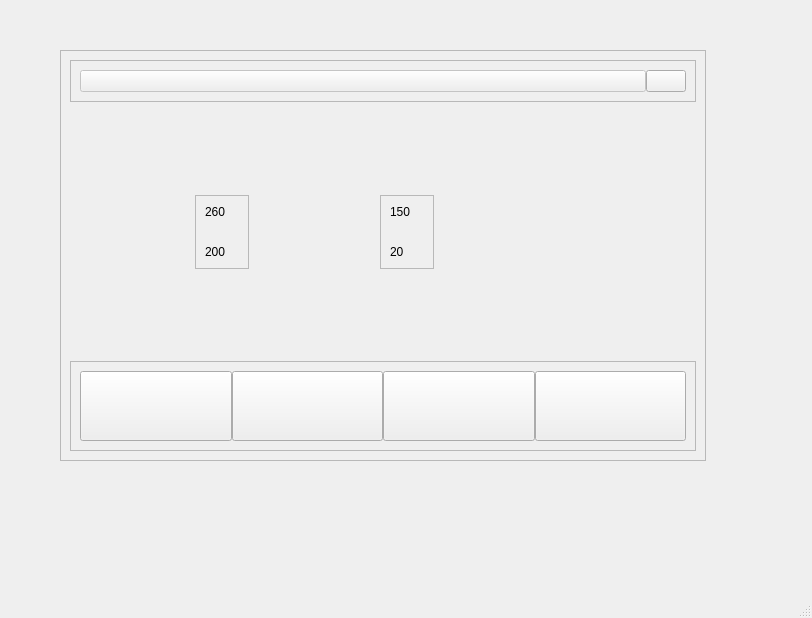
<?xml version="1.0" encoding="UTF-8"?>
<ui version="4.0">
 <class>MainWindow</class>
 <widget class="QMainWindow" name="MainWindow">
  <property name="geometry">
   <rect>
    <x>0</x>
    <y>0</y>
    <width>812</width>
    <height>618</height>
   </rect>
  </property>
  <property name="sizePolicy">
   <sizepolicy hsizetype="Preferred" vsizetype="Preferred">
    <horstretch>0</horstretch>
    <verstretch>0</verstretch>
   </sizepolicy>
  </property>
  <property name="windowTitle">
   <string notr="true">MainWindow</string>
  </property>
  <property name="windowIcon">
   <iconset resource="icons.qrc">
    <normaloff>:/images/images/wifi.png</normaloff>:/images/images/wifi.png</iconset>
  </property>
  <property name="documentMode">
   <bool>false</bool>
  </property>
  <widget class="QWidget" name="centralwidget">
   <widget class="QFrame" name="frame">
    <property name="geometry">
     <rect>
      <x>60</x>
      <y>50</y>
      <width>646</width>
      <height>411</height>
     </rect>
    </property>
    <property name="sizePolicy">
     <sizepolicy hsizetype="Expanding" vsizetype="Fixed">
      <horstretch>0</horstretch>
      <verstretch>0</verstretch>
     </sizepolicy>
    </property>
    <property name="frameShape">
     <enum>QFrame::StyledPanel</enum>
    </property>
    <property name="frameShadow">
     <enum>QFrame::Raised</enum>
    </property>
    <layout class="QGridLayout" name="gridLayout_5">
     <item row="0" column="0" colspan="8">
      <widget class="QFrame" name="frame_3">
       <property name="frameShape">
        <enum>QFrame::StyledPanel</enum>
       </property>
       <property name="frameShadow">
        <enum>QFrame::Raised</enum>
       </property>
       <layout class="QGridLayout" name="gridLayout_2">
        <property name="sizeConstraint">
         <enum>QLayout::SetDefaultConstraint</enum>
        </property>
        <item row="0" column="0">
         <layout class="QHBoxLayout" name="horizontalLayout_3">
          <property name="spacing">
           <number>0</number>
          </property>
          <item>
           <widget class="QPushButton" name="pushButton_6">
            <property name="enabled">
             <bool>false</bool>
            </property>
            <property name="sizePolicy">
             <sizepolicy hsizetype="Expanding" vsizetype="Fixed">
              <horstretch>0</horstretch>
              <verstretch>0</verstretch>
             </sizepolicy>
            </property>
            <property name="minimumSize">
             <size>
              <width>450</width>
              <height>0</height>
             </size>
            </property>
            <property name="text">
             <string/>
            </property>
            <property name="iconSize">
             <size>
              <width>20</width>
              <height>20</height>
             </size>
            </property>
           </widget>
          </item>
          <item>
           <widget class="QPushButton" name="pushButton_5">
            <property name="sizePolicy">
             <sizepolicy hsizetype="Fixed" vsizetype="Fixed">
              <horstretch>0</horstretch>
              <verstretch>0</verstretch>
             </sizepolicy>
            </property>
            <property name="text">
             <string/>
            </property>
            <property name="icon">
             <iconset resource="icons.qrc">
              <normaloff>:/images/images/wifi.png</normaloff>:/images/images/wifi.png</iconset>
            </property>
           </widget>
          </item>
         </layout>
        </item>
       </layout>
      </widget>
     </item>
     <item row="1" column="1">
      <spacer name="verticalSpacer">
       <property name="orientation">
        <enum>Qt::Vertical</enum>
       </property>
       <property name="sizeHint" stdset="0">
        <size>
         <width>20</width>
         <height>18</height>
        </size>
       </property>
      </spacer>
     </item>
     <item row="1" column="4">
      <spacer name="verticalSpacer_2">
       <property name="orientation">
        <enum>Qt::Vertical</enum>
       </property>
       <property name="sizeHint" stdset="0">
        <size>
         <width>20</width>
         <height>18</height>
        </size>
       </property>
      </spacer>
     </item>
     <item row="2" column="0">
      <spacer name="horizontalSpacer_3">
       <property name="orientation">
        <enum>Qt::Horizontal</enum>
       </property>
       <property name="sizeHint" stdset="0">
        <size>
         <width>28</width>
         <height>20</height>
        </size>
       </property>
      </spacer>
     </item>
     <item row="2" column="1">
      <widget class="QFrame" name="frame_4">
       <property name="frameShape">
        <enum>QFrame::StyledPanel</enum>
       </property>
       <property name="frameShadow">
        <enum>QFrame::Raised</enum>
       </property>
       <layout class="QGridLayout" name="gridLayout_3">
        <item row="0" column="0">
         <layout class="QVBoxLayout" name="verticalLayout_2">
          <item>
           <widget class="QLabel" name="label_5">
            <property name="text">
             <string>260</string>
            </property>
           </widget>
          </item>
          <item>
           <widget class="QLabel" name="label_2">
            <property name="text">
             <string/>
            </property>
            <property name="pixmap">
             <pixmap resource="icons.qrc">:/images/images/3d-printing-nozzle-24.png</pixmap>
            </property>
           </widget>
          </item>
          <item>
           <widget class="QLabel" name="label_7">
            <property name="text">
             <string>200</string>
            </property>
           </widget>
          </item>
         </layout>
        </item>
        <item row="0" column="1">
         <widget class="QLabel" name="label">
          <property name="text">
           <string/>
          </property>
          <property name="pixmap">
           <pixmap resource="icons.qrc">:/images/images/celsius-64.png</pixmap>
          </property>
         </widget>
        </item>
       </layout>
      </widget>
     </item>
     <item row="2" column="2">
      <spacer name="horizontalSpacer">
       <property name="orientation">
        <enum>Qt::Horizontal</enum>
       </property>
       <property name="sizeHint" stdset="0">
        <size>
         <width>28</width>
         <height>20</height>
        </size>
       </property>
      </spacer>
     </item>
     <item row="2" column="3" colspan="2">
      <widget class="QFrame" name="frame_5">
       <property name="frameShape">
        <enum>QFrame::StyledPanel</enum>
       </property>
       <property name="frameShadow">
        <enum>QFrame::Raised</enum>
       </property>
       <layout class="QGridLayout" name="gridLayout_4">
        <item row="0" column="0">
         <layout class="QVBoxLayout" name="verticalLayout">
          <item>
           <widget class="QLabel" name="label_6">
            <property name="text">
             <string>150</string>
            </property>
           </widget>
          </item>
          <item>
           <widget class="QLabel" name="label_4">
            <property name="text">
             <string/>
            </property>
            <property name="pixmap">
             <pixmap resource="icons.qrc">:/images/images/icons8-bedroom-50.png</pixmap>
            </property>
           </widget>
          </item>
          <item>
           <widget class="QLabel" name="label_8">
            <property name="text">
             <string>20</string>
            </property>
           </widget>
          </item>
         </layout>
        </item>
        <item row="0" column="1">
         <widget class="QLabel" name="label_3">
          <property name="text">
           <string/>
          </property>
          <property name="pixmap">
           <pixmap resource="icons.qrc">:/images/images/celsius-64.png</pixmap>
          </property>
         </widget>
        </item>
       </layout>
      </widget>
     </item>
     <item row="2" column="5">
      <spacer name="horizontalSpacer_2">
       <property name="orientation">
        <enum>Qt::Horizontal</enum>
       </property>
       <property name="sizeHint" stdset="0">
        <size>
         <width>18</width>
         <height>20</height>
        </size>
       </property>
      </spacer>
     </item>
     <item row="2" column="6">
      <widget class="QLabel" name="label_9">
       <property name="text">
        <string/>
       </property>
       <property name="pixmap">
        <pixmap resource="icons.qrc">:/images/images/logo.png</pixmap>
       </property>
      </widget>
     </item>
     <item row="2" column="7">
      <spacer name="horizontalSpacer_4">
       <property name="orientation">
        <enum>Qt::Horizontal</enum>
       </property>
       <property name="sizeHint" stdset="0">
        <size>
         <width>38</width>
         <height>20</height>
        </size>
       </property>
      </spacer>
     </item>
     <item row="3" column="1">
      <spacer name="verticalSpacer_3">
       <property name="orientation">
        <enum>Qt::Vertical</enum>
       </property>
       <property name="sizeHint" stdset="0">
        <size>
         <width>20</width>
         <height>68</height>
        </size>
       </property>
      </spacer>
     </item>
     <item row="3" column="3">
      <spacer name="verticalSpacer_4">
       <property name="orientation">
        <enum>Qt::Vertical</enum>
       </property>
       <property name="sizeHint" stdset="0">
        <size>
         <width>20</width>
         <height>68</height>
        </size>
       </property>
      </spacer>
     </item>
     <item row="4" column="0" colspan="8">
      <widget class="QFrame" name="frame_2">
       <property name="frameShape">
        <enum>QFrame::StyledPanel</enum>
       </property>
       <property name="frameShadow">
        <enum>QFrame::Raised</enum>
       </property>
       <layout class="QGridLayout" name="gridLayout">
        <item row="0" column="0">
         <layout class="QHBoxLayout" name="horizontalLayout_2">
          <property name="spacing">
           <number>0</number>
          </property>
          <item>
           <widget class="QPushButton" name="pushButton_4">
            <property name="sizePolicy">
             <sizepolicy hsizetype="Expanding" vsizetype="Expanding">
              <horstretch>0</horstretch>
              <verstretch>0</verstretch>
             </sizepolicy>
            </property>
            <property name="minimumSize">
             <size>
              <width>0</width>
              <height>70</height>
             </size>
            </property>
            <property name="text">
             <string/>
            </property>
            <property name="icon">
             <iconset resource="icons.qrc">
              <normaloff>:/images/images/menu.png</normaloff>:/images/images/menu.png</iconset>
            </property>
            <property name="iconSize">
             <size>
              <width>40</width>
              <height>40</height>
             </size>
            </property>
           </widget>
          </item>
          <item>
           <widget class="QPushButton" name="pushButton_3">
            <property name="sizePolicy">
             <sizepolicy hsizetype="Expanding" vsizetype="Expanding">
              <horstretch>0</horstretch>
              <verstretch>0</verstretch>
             </sizepolicy>
            </property>
            <property name="minimumSize">
             <size>
              <width>0</width>
              <height>70</height>
             </size>
            </property>
            <property name="text">
             <string/>
            </property>
            <property name="icon">
             <iconset resource="icons.qrc">
              <normaloff>:/images/images/adjust.png</normaloff>:/images/images/adjust.png</iconset>
            </property>
            <property name="iconSize">
             <size>
              <width>40</width>
              <height>40</height>
             </size>
            </property>
           </widget>
          </item>
          <item>
           <widget class="QPushButton" name="pushButton_2">
            <property name="sizePolicy">
             <sizepolicy hsizetype="Expanding" vsizetype="Expanding">
              <horstretch>0</horstretch>
              <verstretch>0</verstretch>
             </sizepolicy>
            </property>
            <property name="minimumSize">
             <size>
              <width>0</width>
              <height>70</height>
             </size>
            </property>
            <property name="text">
             <string/>
            </property>
            <property name="icon">
             <iconset resource="icons.qrc">
              <normaloff>:/images/images/play.png</normaloff>:/images/images/play.png</iconset>
            </property>
            <property name="iconSize">
             <size>
              <width>40</width>
              <height>40</height>
             </size>
            </property>
           </widget>
          </item>
          <item>
           <widget class="QPushButton" name="pushButton">
            <property name="sizePolicy">
             <sizepolicy hsizetype="Expanding" vsizetype="Expanding">
              <horstretch>0</horstretch>
              <verstretch>0</verstretch>
             </sizepolicy>
            </property>
            <property name="minimumSize">
             <size>
              <width>0</width>
              <height>70</height>
             </size>
            </property>
            <property name="text">
             <string/>
            </property>
            <property name="icon">
             <iconset resource="icons.qrc">
              <normaloff>:/images/images/stop.png</normaloff>:/images/images/stop.png</iconset>
            </property>
            <property name="iconSize">
             <size>
              <width>40</width>
              <height>40</height>
             </size>
            </property>
           </widget>
          </item>
         </layout>
        </item>
       </layout>
      </widget>
     </item>
    </layout>
   </widget>
  </widget>
  <widget class="QMenuBar" name="menubar">
   <property name="geometry">
    <rect>
     <x>0</x>
     <y>0</y>
     <width>812</width>
     <height>26</height>
    </rect>
   </property>
  </widget>
  <widget class="QStatusBar" name="statusbar"/>
 </widget>
 <resources>
  <include location="icons.qrc"/>
 </resources>
 <connections/>
</ui>
